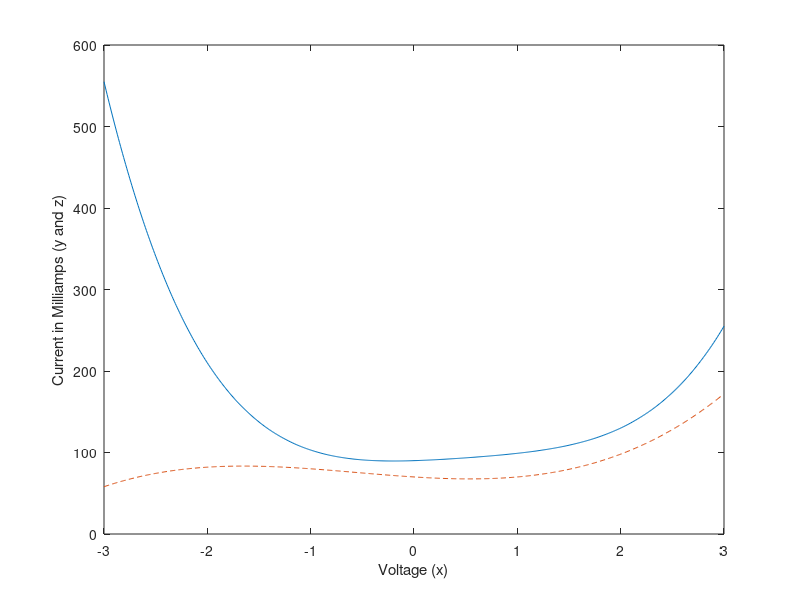

The MATLAB source for this figure:
%Activity 2.8 (10pts)

%Polynomials:
 py = [3,-6,8,4,90]
 pz = [3,5,-8,70]
 
 %Interval:
 x = [-3.0:0.01:3.0];
 
 %Graph:
 y = polyval(py,x);
 z = polyval(pz,x);
 
 plot(x,y,x,z,'--'),xlabel('Voltage (x)'),ylabel('Current in Milliamps (y and z)');